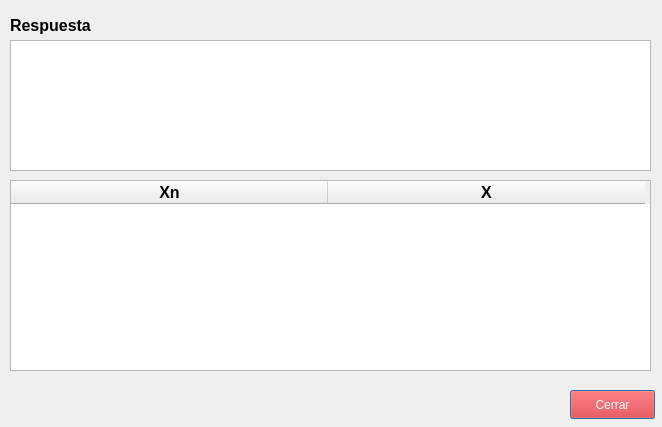
<?xml version="1.0" encoding="UTF-8"?>
<ui version="4.0">
 <class>Dialog</class>
 <widget class="QDialog" name="Dialog">
  <property name="windowModality">
   <enum>Qt::WindowModal</enum>
  </property>
  <property name="geometry">
   <rect>
    <x>0</x>
    <y>0</y>
    <width>662</width>
    <height>427</height>
   </rect>
  </property>
  <property name="windowTitle">
   <string>Respuesta</string>
  </property>
  <property name="modal">
   <bool>true</bool>
  </property>
  <widget class="QTableWidget" name="tbIteraciones">
   <property name="geometry">
    <rect>
     <x>10</x>
     <y>180</y>
     <width>641</width>
     <height>191</height>
    </rect>
   </property>
   <property name="sizePolicy">
    <sizepolicy hsizetype="Maximum" vsizetype="Maximum">
     <horstretch>0</horstretch>
     <verstretch>0</verstretch>
    </sizepolicy>
   </property>
   <property name="minimumSize">
    <size>
     <width>641</width>
     <height>0</height>
    </size>
   </property>
   <property name="maximumSize">
    <size>
     <width>641</width>
     <height>192</height>
    </size>
   </property>
   <attribute name="horizontalHeaderDefaultSectionSize">
    <number>317</number>
   </attribute>
   <column>
    <property name="text">
     <string>Xn</string>
    </property>
    <property name="font">
     <font>
      <pointsize>12</pointsize>
      <weight>75</weight>
      <bold>true</bold>
     </font>
    </property>
    <property name="textAlignment">
     <set>AlignHCenter|AlignVCenter|AlignCenter</set>
    </property>
   </column>
   <column>
    <property name="text">
     <string>X</string>
    </property>
    <property name="font">
     <font>
      <pointsize>12</pointsize>
      <weight>75</weight>
      <bold>true</bold>
     </font>
    </property>
    <property name="textAlignment">
     <set>AlignHCenter|AlignVCenter|AlignCenter</set>
    </property>
   </column>
  </widget>
  <widget class="QLabel" name="label">
   <property name="geometry">
    <rect>
     <x>10</x>
     <y>10</y>
     <width>91</width>
     <height>31</height>
    </rect>
   </property>
   <property name="styleSheet">
    <string notr="true">font-size: 12px;
font-style: bold;</string>
   </property>
   <property name="text">
    <string>&lt;html&gt;&lt;head/&gt;&lt;body&gt;&lt;p&gt;&lt;span style=&quot; font-size:12pt; font-weight:600;&quot;&gt;Respuesta&lt;/span&gt;&lt;/p&gt;&lt;/body&gt;&lt;/html&gt;</string>
   </property>
  </widget>
  <widget class="QPushButton" name="btnCerrar">
   <property name="geometry">
    <rect>
     <x>570</x>
     <y>390</y>
     <width>85</width>
     <height>29</height>
    </rect>
   </property>
   <property name="styleSheet">
    <string notr="true">background-color: red;
color: white;</string>
   </property>
   <property name="text">
    <string>Cerrar</string>
   </property>
  </widget>
  <widget class="QTextEdit" name="txtRespuesta">
   <property name="geometry">
    <rect>
     <x>10</x>
     <y>40</y>
     <width>641</width>
     <height>131</height>
    </rect>
   </property>
   <property name="readOnly">
    <bool>true</bool>
   </property>
   <property name="html">
    <string>&lt;!DOCTYPE HTML PUBLIC &quot;-//W3C//DTD HTML 4.0//EN&quot; &quot;http://www.w3.org/TR/REC-html40/strict.dtd&quot;&gt;
&lt;html&gt;&lt;head&gt;&lt;meta name=&quot;qrichtext&quot; content=&quot;1&quot; /&gt;&lt;style type=&quot;text/css&quot;&gt;
p, li { white-space: pre-wrap; }
&lt;/style&gt;&lt;/head&gt;&lt;body style=&quot; font-family:'Noto Sans'; font-size:9pt; font-weight:400; font-style:normal;&quot;&gt;
&lt;p style=&quot;-qt-paragraph-type:empty; margin-top:0px; margin-bottom:0px; margin-left:0px; margin-right:0px; -qt-block-indent:0; text-indent:0px;&quot;&gt;&lt;br /&gt;&lt;/p&gt;&lt;/body&gt;&lt;/html&gt;</string>
   </property>
  </widget>
 </widget>
 <resources/>
 <connections/>
</ui>
